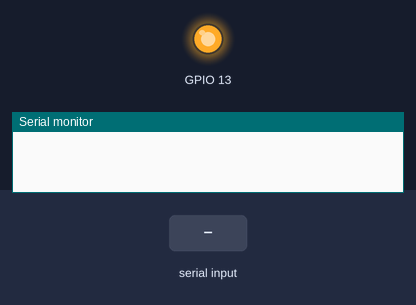
Recording of a sketch running on a simulated ESP8266 (NodeMCU). Shown: output pins drawn as LEDs (lit = HIGH), the last lines printed to the serial monitor. The test bench sets the inputs (shaded band).

Above: at 1.2 s.
1.3 s: "LED OFF\n" received over Serial
At 2.3 s:
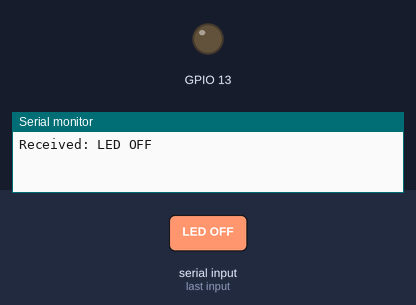
2.8 s: "LED ON\n" received over Serial
At 3.4 s:
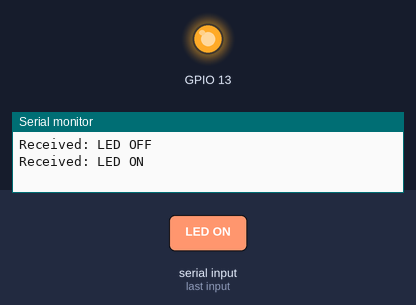
Timing chart, 0 to 5.8 s (numbered marks = the images above; inputs shaded):
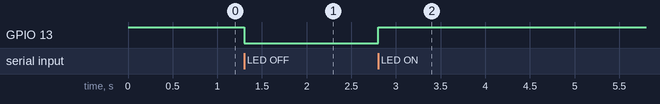

The sketch:

client.ino
```cpp
void setup() {
  Serial.begin(115200);
  pinMode(13, OUTPUT); // Устанавливаем 13-й пин как выход для светодиода
  digitalWrite(13, 1); // Изначально выключаем светодиод
}

void loop() {
  static String receivedString = "";  // Создаем статическую строку для хранения принимаемых данных

  while (Serial.available()) {
    char receivedChar = Serial.read();  // Считываем символ
    if (receivedChar == '\n') {  // Если символ - перевод строки, обработать сообщение
      Serial.print("Received: ");
      Serial.println(receivedString);

      // Проверяем, равно ли принятое сообщение "LED ON"
      if (receivedString == "LED ON") {
        digitalWrite(13, HIGH); // Включаем светодиод
      }
      else if (receivedString == "LED OFF") {
        digitalWrite(13, LOW); // Включаем светодиод
      }

      receivedString = "";  // Очищаем строку для следующего сообщения
    } else {
      receivedString += receivedChar;  // Добавляем символ к строке
    }
  }
}
```

Measured:
- after the input at 1.3 s, GPIO 13: HIGH → LOW at once
- after the input at 2.8 s, GPIO 13: LOW → HIGH at once
